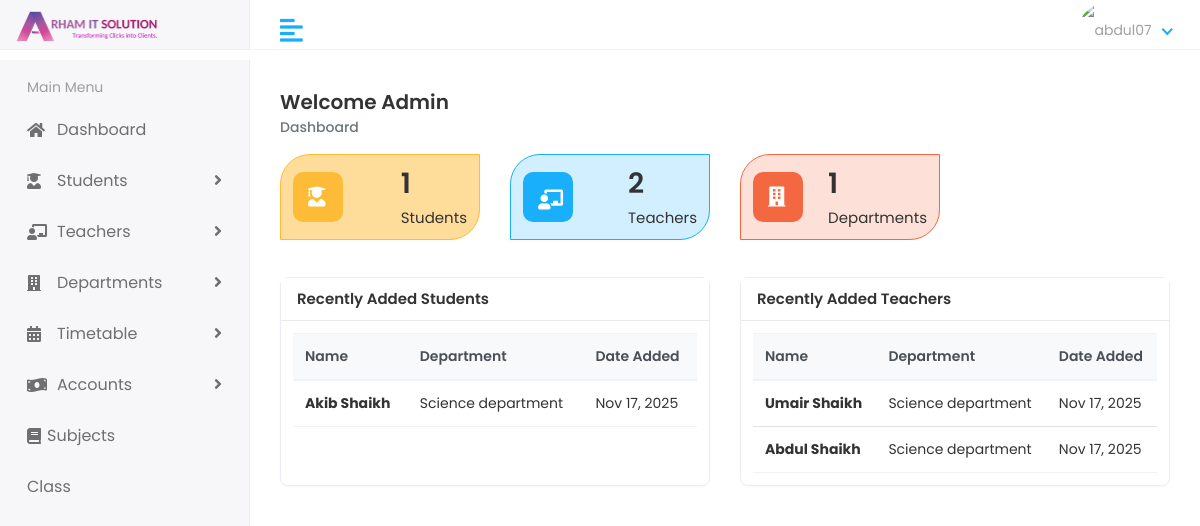
Page /admin_dashboard/ (signed in) on the committed database.
### school/models.py (models this page shows, shortened)
class Student(models.Model):
    user = models.OneToOneField(User, on_delete=models.CASCADE)
    student_id = models.CharField(max_length=11, unique=True)
    gender = models.CharField(choices=GENDER, max_length=10, blank=True)
    Class = models.ForeignKey('Class', on_delete=models.SET_NULL, null=True, related_name='students')
    admission_number = models.CharField(max_length=11, blank=True, null=True)
    subject = models.TextField(blank=True, null=True, default='[]')
    department = models.ForeignKey('Department', on_delete=models.SET_NULL, null=True, related_name='students')
    religion = models.CharField(max_length=50, blank=True, null=True)
    section = models.CharField(max_length=50, blank=True, null=True)
    joining_date = models.DateField(null=True, blank=True)
    father_name = models.CharField(max_length=100, blank=True, null=True)
    father_occupation = models.CharField(max_length=100, blank=True, null=True)
    father_mobile = models.CharField(max_length=15, blank=True, null=True)
    father_email = models.EmailField(blank=True, null=True)
    mother_name = models.CharField(max_length=100, blank=True, null=True)
    mother_occupation = models.CharField(max_length=100, blank=True, null=True)
    mother_mobile = models.CharField(max_length=15, blank=True, null=True)
    mother_email = models.EmailField(blank=True, null=True)
    present_address = models.TextField(blank=True, null=True)
    permanent_address = models.TextField(blank=True, null=True)
    created_at = models.DateTimeField(auto_now_add=True)
    updated_at = models.DateTimeField(auto_now=True)

class User(AbstractUser):
    USER_TYPE_CHOICES = [
        ('admin', 'Admin'),
        ('teacher', 'Teacher'),
        ('student', 'Student')
    ]
    user_type = models.CharField(choices=USER_TYPE_CHOICES, max_length=20, default='student')
    mobile = models.CharField(max_length=15)
    address = models.TextField()
    profile = models.ImageField(upload_to='profile/', null=True, blank=True)
    date_of_birth = models.DateField(null=True, blank=True)

class Department(models.Model):
    department_id = models.CharField(max_length=11, unique=True)
    name = models.CharField(max_length=100,blank=True,null=True)
    hod = models.ForeignKey('Teacher',on_delete=models.SET_NULL, null=True,blank=True, related_name='hod_departments')
    description = models.TextField(blank=True,null=True)
    start_date = models.DateField(null=True,blank=True)
    number_of_students = models.IntegerField(null=True,blank=True)
    number_of_teachers = models.IntegerField(null=True,blank=True)
    email = models.EmailField(null=True,blank=True)
    phone_number = models.CharField(max_length=15,blank=True,null=True)
    office_location = models.CharField(max_length=100,blank=True,null=True)

class Teacher(models.Model):
    user = models.OneToOneField(User, on_delete=models.CASCADE)
    teacher_id = models.CharField(max_length=11, unique=True)
    gender = models.CharField(choices=GENDER, max_length=10, blank=True)
    department = models.ForeignKey('Department', on_delete=models.SET_NULL, null=True, related_name='teachers')
    subjects = models.ManyToManyField('Subject', related_name='teachers',blank=True)
    qualification = models.CharField(max_length=100,blank=True,null=True)
    specialization = models.CharField(max_length=100,blank=True,null=True)
    experience = models.CharField(max_length=100,blank=True,null=True)
    joining_date = models.DateField(null=True,blank=True)
    salary = models.DecimalField( max_digits=10,decimal_places=2,null=True,blank=True)
    created_at = models.DateTimeField(auto_now_add=True)
    updated_at = models.DateTimeField(auto_now=True)

### school/views.py (the view)
# urls.py: path('admin_dashboard/', views.admin_dashboard, name='admin_dashboard'),
@admin_required
def admin_dashboard(request):
    total_students = Student.objects.count()
    total_teachers = Teacher.objects.count()
    total_departments = Department.objects.count()
    recent_students = Student.objects.select_related('user').order_by('-id')[:5]
    recent_teachers = Teacher.objects.select_related('user').order_by('-id')[:5]
    context = {
        'total_students': total_students,
        'total_teachers': total_teachers,
        'total_departments': total_departments,
        'recent_students': recent_students,
        'recent_teachers': recent_teachers,
    }
    return render(request, 'index.html', context)

### school/views.py (called while the page is built)
def is_admin(user):
    return user.is_authenticated and user.user_type == 'admin'

def admin_required(view_func):
    @wraps(view_func)
    @login_required(login_url='login_view')
    @user_passes_test(is_admin, login_url='login_view')
    def _wrapped_view(request, *args, **kwargs):
        return view_func(request, *args, **kwargs)
    return _wrapped_view

### templates/index.html (shortened to what this page needs)
{% extends 'base.html' %}
{% load static %}
{% block content %}
<div class="content container-fluid">
   <div class="page-header">
      <div class="row">
         <div class="col-sm-12">
            <h3 class="page-title">Welcome Admin</h3>
            <ul class="breadcrumb">
               <li class="breadcrumb-item active">Dashboard</li>
            </ul>
         </div>
      </div>
   </div>
   <div class="row">
      <div class="col-xl-3 col-sm-6 col-12 d-flex">
         <div class="card bg-one w-100">
            <div class="card-body">
               <div class="db-widgets d-flex justify-content-between align-items-center">
                  <div class="db-icon">
                     <i class="fas fa-user-graduate"></i>
                  </div>
                  <div class="db-info">
                     <h3>{{ total_students }}</h3>
                     <h6>Students</h6>
                  </div>
               </div>
            </div>
         </div>
      </div>
      <div class="col-xl-3 col-sm-6 col-12 d-flex">
         <div class="card bg-two w-100">
            <div class="card-body">
               <div class="db-widgets d-flex justify-content-between align-items-center">
                  <div class="db-icon">
                     <i class="fas fa-chalkboard-teacher"></i>
                  </div>
                  <div class="db-info">
                     <h3>{{ total_teachers }}</h3>
                     <h6>Teachers</h6>
                  </div>
               </div>
            </div>
         </div>
      </div>
      <div class="col-xl-3 col-sm-6 col-12 d-flex">
         <div class="card bg-three w-100">
            <div class="card-body">
               <div class="db-widgets d-flex justify-content-between align-items-center">
                  <div class="db-icon">
                     <i class="fas fa-building"></i>
                  </div>
                  <div class="db-info">
                     <h3>{{ total_departments }}</h3>
                     <h6>Departments</h6>
                  </div>
               </div>
            </div>
         </div>
      </div>
   </div>
   <br/>
   <div class="row">
      <div class="col-md-6 d-flex">
         <div class="card flex-fill">
            <div class="card-header">
               <h5 class="card-title">Recently Added Students</h5>
            </div>
            <div class="card-body">
               <div class="table-responsive">
                  <table class="table table-hover table-center">
                     <thead class="thead-light">
                        <tr>
                           <th>Name</th>
                           <th>Department</th>
                           <th>Date Added</th>
                        </tr>
                     </thead>
                     <tbody>
                        {% for student in recent_students %}
                        <tr>
                           <td class="text-nowrap">
                              <strong>{{ student.user.get_full_name }}</strong>
                           </td>
                           <td>{{ student.department.name }}</td>
                           <td>{{ student.user.date_joined|date:"M d, Y" }}</td>
                        </tr>
                        {% empty %}
                        <tr>
                           <td colspan="3" class="text-center text-muted">No students added recently</td>
                        </tr>
                        {% endfor %}
                     </tbody>
                  </table>
               </div>
            </div>
         </div>
      </div>
      <div class="col-md-6 d-flex">
         <div class="card flex-fill">
            <div class="card-header">
               <h5 class="card-title">Recently Added Teachers</h5>
            </div>
            <div class="card-body">
               <div class="table-responsive">
                  <table class="table table-hover table-center">
                     <thead class="thead-light">
                        <tr>
                           <th>Name</th>
                           <th>Department</th>
                           <th>Date Added</th>
                        </tr>
                     </thead>
                     <tbody>
                        {% for teacher in recent_teachers %}
                        <tr>
                           <td class="text-nowrap">
                              <strong>{{ teacher.user.get_full_name }}</strong>
                           </td>
                           <td>{{ teacher.department.name }}</td>
                           <td>{{ teacher.user.date_joined|date:"M d, Y" }}</td>
                        </tr>
                        {% empty %}
                        <tr>
                           <td colspan="3" class="text-center text-muted">No teachers added recently</td>
                        </tr>
                        {% endfor %}
                     </tbody>
                  </table>
               </div>
            </div>
         </div>
      </div>
   </div>
</div>
{% endblock %}

### static/css/style.css (style rules this page uses)
html { height: 100%; }
body { background-color: #fff; color: #333; font-family: 'Poppins', sans-serif; font-size: 0.875rem; height: 100%; line-height: 1.5; overflow-x: hidden; }
h1, h2, h3, h4, h5, h6 { font-family: 'Poppins', sans-serif; margin-top: 0; }
ul, ol { padding: 0px; list-style: none; }
.table { color: #333; max-width: 100%; margin-bottom: 0; width: 100%; }
.table thead tr th { font-weight: 600; }
.table tbody tr { border-bottom: 1px solid rgba(0, 0, 0, 0.05); }
.table.table-center td, .table.table-center th { vertical-align: middle; }
.table .thead-light th { color: #495057; background-color: #f8f9fa; border-color: #eff2f7; }
.card { border: 1px solid #ececf5; box-shadow: 0 1px 3px 0 rgba(0, 0, 0, 0.03); margin-bottom: 1rem; border-radius: 8px; }
.card-body { padding: 0.75rem; }
.card-header { padding: 0.75rem 1rem; border-bottom: 1px solid #eaeaea; }
.card .card-header { background-color: #fff; border-bottom: 1px solid #eaeaea; }
.card .card-header .card-title { margin-bottom: 0; font-size: 15px; font-weight: 600; }
.page-wrapper > .content { padding: 1.875rem 1.875rem 0; }
.page-header { margin-bottom: 1rem; }
.page-header .breadcrumb { background-color: transparent; color: #6c757d; font-size: 0.875rem; font-weight: 500; margin-bottom: 0; padding: 0; }
.page-title { font-size: 20px; font-weight: 600; color: #333; margin-bottom: 3px; }
.bg-one { background-color: rgb(253 187 56 / 0.5); border-color: #fdbb38; border-radius: 30px 0px; }
.bg-two { background-color: rgb(25 175 251 / 0.2); border-color: #19affb; border-radius: 30px 0px; }
.bg-three { background-color: rgb(244 104 65 / 0.2); border-color: #f46841; border-radius: 30px 0px; }
.db-icon { font-size: 20px; width: 50px; height: 50px; padding: 10px 15px; border-radius: 10px; color: #fff; margin-right: 15px; }
.bg-one .db-icon { background-color: #fdbb38; }
.bg-two .db-icon { background-color: #19affb; padding: 13px 15px; }
.bg-three .db-icon { background-color: #f46841; }
.db-info h3 { font-size: 28px; font-weight: 600; color: #333333; }
.db-info h6 { margin: 0px; font-weight: 400; font-size: 15px; color: #333333; }

### rows in the picture
Student: user.get_full_name "Akib Shaikh", department.name "Science department", user.date_joined "Nov 17, 2025"
Teacher: user.get_full_name "Umair Shaikh", department.name "Science department", user.date_joined "Nov 17, 2025"
Teacher: user.get_full_name "Abdul Shaikh", department.name "Science department", user.date_joined "Nov 17, 2025"

### other values in the picture
{{ total_students }} "1"
{{ total_teachers }} "2"
{{ total_departments }} "1"
